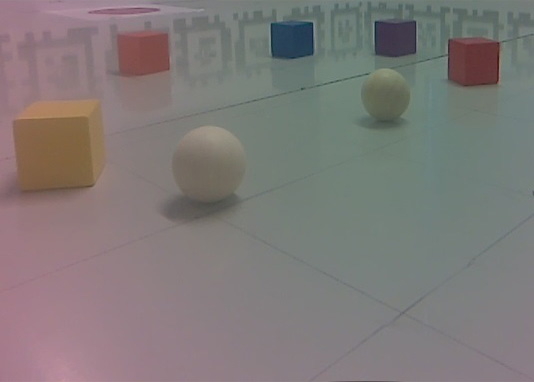
#> input picture scripts/data/detection_real/1_cut.jpg, 534 x 382 px
$ python detector_expand.py
#> lines starting #> are read from the running program, lines starting #| are printed output that depends on the picture; after the words box and inside, x2 and y2 are one past the last pixel; in counts of white or black regions, pixels touching at a corner belong together
import numpy as np
import cv2
import collections
import math


"""
------------- threshold range of colors ----------------
"""
# red1
color_dict = collections.defaultdict(list)
lower_red1 = np.array([0, 43, 46])
upper_red1 = np.array([4, 255, 255])
red1_list = []
red1_list.append(lower_red1)
red1_list.append(upper_red1)
color_dict['red1'] = red1_list
# red2
lower_red2 = np.array([156, 43, 46])
upper_red2 = np.array([180, 255, 255])
red2_list = []
red2_list.append(lower_red2)
red2_list.append(upper_red2)
color_dict['red2'] = red2_list
# green
lower_green = np.array([35, 43, 46])
upper_green = np.array([77, 255, 255])
green_list = []
green_list.append(lower_green)
green_list.append(upper_green)
color_dict['green'] = green_list
# blue
lower_blue = np.array([100, 43, 46])
upper_blue = np.array([124, 255, 255])
blue_list = []
blue_list.append(lower_blue)
blue_list.append(upper_blue)
color_dict['blue'] = blue_list
# yellow
lower_yellow = np.array([26, 43, 46])
upper_yellow = np.array([34, 255, 255])
yellow_list = []
yellow_list.append(lower_yellow)
yellow_list.append(upper_yellow)
color_dict['yellow'] = yellow_list
# purple
lower_purple = np.array([125, 43, 46])
upper_purple = np.array([155, 255, 255])
purple_list = []
purple_list.append(lower_purple)
purple_list.append(upper_purple)
color_dict['purple'] = purple_list
# orange
lower_orange = np.array([11, 43, 46])
upper_orange = np.array([25, 255, 255])
orange_list = []
orange_list.append(lower_orange)
orange_list.append(upper_orange)
color_dict['orange'] = orange_list
# milk white
lower_milk = np.array([30, 10, 30])
upper_milk = np.array([55, 20, 100])
milk_list = []
milk_list.append(lower_milk)
milk_list.append(upper_milk)
color_dict['milk'] = milk_list

"""
--------- definition of class cube and ball --------------
"""
class Cube:
    """
    class of cube

    Attributes:
        contour: (approxmated) contour of the cube in 2D
        mc: mass center of the cube
        color: color of the cube
    """
    def __init__(self, approx, color):
        self.approx = approx
        # self.mc = mc
        self.color = color

class Ball:
    """
    class of ball

    Attributes:
        center: center of the ball in 2D
        radius: radius of the ball in 2D
    """

    def __init__(self, center, radius):
        self.center = center
        self.radius = radius


"""
-------------- necessary functions for the detector ---------------
"""

def cvImshow(window_name, image):
    """
    Easy function to show image

    Args:
        window_name: name of the window
        image: path of the image
    """
    cv2.imshow(window_name, image)
    cv2.waitKey(0)
    cv2.destroyAllWindows()


def getMassCenter(contours):
    """
    Function to get the mass center of contours

    Args:
        contours (list): list of contour

    Returns:
        mc (list): list of mass centers
    """

    # Get the moments
    mu = [None]*len(contours)
    for i in range(len(contours)):
        mu[i] = cv2.moments(contours[i])

    # Get the mass centers
    mc = [None]*len(contours)
    for i in range(len(contours)):
        # add 1e-6 to avoid division by zero
        mc[i] = (mu[i]['m10'] / (mu[i]['m00'] + 1e-6), mu[i]['m01'] / (mu[i]['m00'] + 1e-6)) # type: ignore

    return np.uint16(np.around(mc)) # type: ignore


def filterRepeatedContours(contours, mc):
    """
    Function to remove the repeated contours and its mass center

    Args:
        contours (list): list of contours need to filter
        mc (list): list of mass centers need to filter

    Returns:
        contours (list): list of contours after filtering
        mc (list): list of mass centers after filtering
    """

    # use distance between two mass centers, difference of areas and difference of shape to filter
    is_valid = np.ones(len(contours), dtype=bool)
    area = [cv2.contourArea(cnt) for cnt in contours]
    for i in range(len(contours)):
        if is_valid[i]:
            area_i = area[i]
            for j in range(i + 1, len(contours)):
                vec = mc[i] - mc[j]
                distance = np.linalg.norm(vec)
                area_j = area[j]
                area_diff = math.fabs(area_i-area_j)
                match = cv2.matchShapes(contours[i], contours[j], 1, 0.0)
                if distance < 30 and area_diff < 2400 and match < 0.1: # to adjust
                    is_valid[j] = False
    contours = [contours[i] for i in range(len(contours)) if is_valid[i]]
    mc = [mc[i] for i in range(len(mc)) if is_valid[i]]

    return contours, mc


def cubeDetection(blurred, color_dict):
    """
    Function to detect cube with different color

    Args:
        blurred: the blurred source image
        color_dict: the dictionary of different color

    Return:
        cubes: list of cubes
    """
    cubes = []
    kernel = np.ones((3, 3), np.uint8)
    morph = cv2.morphologyEx(blurred, cv2.MORPH_OPEN, kernel, iterations=2)
    cvImshow("morph", morph)
    hsv = cv2.cvtColor(morph, cv2.COLOR_BGR2HSV)
    cvImshow("hsv", hsv)
    # [8 lines of commented-out code are left out]

    for color in color_dict:
        print(color)
        print(color_dict[color][0])
        print(color_dict[color][1])
        mask = cv2.inRange(hsv, color_dict[color][0], color_dict[color][1])
        # mask = cv2.inRange(hsv, color_dict[color][0], color_dict[color][1])
        # cvImshow(color, mask)
        contours, _ = cv2.findContours(mask, cv2.RETR_EXTERNAL, cv2.CHAIN_APPROX_SIMPLE)
        # contours, _ = cv2.findContours(mask, cv2.RETR_TREE, cv2.CHAIN_APPROX_SIMPLE)
        mc = getMassCenter(contours)
        contours, mc = filterRepeatedContours(contours, mc)

        for i in range(len(contours)):
            area = cv2.contourArea(contours[i])
            if area < 300 or area > 0.6 * blurred.shape[0] * blurred.shape[1]:
                continue
            epsilon = 0.03*cv2.arcLength(contours[i], True)
            approx = cv2.approxPolyDP(contours[i], epsilon,True)
            if cv2.isContourConvex(approx):
                if len(approx) <= 8:
                    # cube = Cube(contours[i], mc[i], color)
                    cube = Cube(approx, color)
                    cubes.append(cube)
                elif len(approx) > 8:
                    cube = Cube(approx, "bigger")
                    cubes.append(cube)

    return cubes

def ellipseDetection(img):
    balls = []
    # convert image to grayscale
    gray = cv2.cvtColor(img, cv2.COLOR_BGR2GRAY)
    cvImshow("ellipse", gray)
    # Detect edges using Canny edge detector
    edges = cv2.Canny(gray, 30, 40, apertureSize=3)
    cvImshow("ellipse", edges)
    # find all contours and draw them
    hsv = cv2.cvtColor(img, cv2.COLOR_BGR2HSV)
    mask = cv2.inRange(hsv, color_dict['milk'][0], color_dict['milk'][1])
    # cvImshow("yellow_rgb", mask)
    contours, _ = cv2.findContours(edges.copy(), cv2.RETR_EXTERNAL,
                                   cv2.CHAIN_APPROX_SIMPLE)
    # cv2.drawContours(img, contours, -1, (0, 255, 0), 2)

    # Fit ellipses to each contour and draw them
    for contour in contours:
        if len(contour) >= 50:
            ellipses = cv2.fitEllipse(contour)
            # print(ellipses[1][0])
            if abs(ellipses[1][0]-ellipses[1][1]) <= 0.1*ellipses[1][0]:  # only consider the ellipse, whose shorter and longer axis are similar
                cv2.ellipse(img, ellipses, (0, 255, 0), 2)
    cvImshow("ellipse", img)

    return balls

# [46 lines left out: function ballDetection, not called in this run]


def drawCubes(src, cubes):
    """
    Function to draw cubes in src

    Args:
        src: the source image
        cubes (list): list of cube
    """
    for cube in cubes:
        cv2.drawContours(src, [cube.approx], -1, (255, 255,0), 3)
        cv2.putText(src, str(cube.color), (cube.approx[0][0][0], cube.approx[0][0][1]), cv2.FONT_HERSHEY_COMPLEX, 0.8, (0, 180, 255), 2)
        # cv2.circle(src, cube.mc, 1, (255, 255, 0), 3) #type: ignore

def drawBalls(src, balls):
    """
    Function to draw balls in src

    Args:
        src: the source image
        balls (list): list of balls
    """
    for ball in balls:
        cv2.circle(src, ball.center, ball.radius, (255, 0, 255), 3)
        cv2.circle(src, ball.center, 1, (255, 0, 255), 3)


"""
------------------- test for detector ----------------------
"""

path = "./data/detection_real/1_cut.jpg"
window_name = "image"

img = cv2.imread(path)
#> img is the input picture: shape (382, 534, 3); mean B, G, R 120.3, 121.6, 126.9
img_blur = cv2.GaussianBlur(img, (5, 5), 0)
# cvImshow(window_name, src)
img_gray = cv2.cvtColor(img, cv2.COLOR_BGR2GRAY)
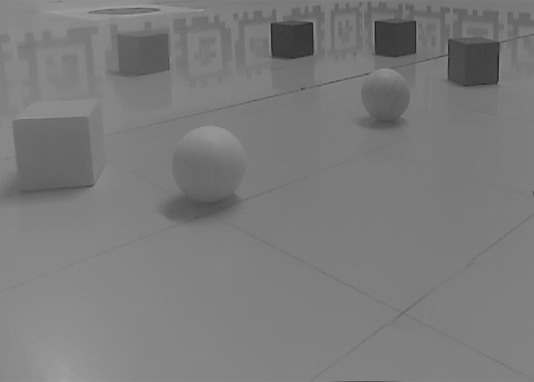
#> img_gray: shape (382, 534); min 31, max 169, mean 123
img_gray_blur = cv2.GaussianBlur(img_gray, (5, 5), 0)

# [13 lines of commented-out code are left out]

cubes = cubeDetection(img_blur, color_dict)
#> in cubeDetection, `hsv = cv2.cvtColor(morph, cv2.COLOR_BGR2HSV)`: hsv: shape (382, 534, 3); mean H, S, V 99.1, 33.9, 132.1
#> the loop in cubeDetection, `for color in color_dict:` made 8 passes
#> area in filterRepeatedContours on passes 1, 2, 7: [0, 1, 883, 0, 0, 0, 1.5, 9, 34.5, 0, 0, 545, 8, 1811.5], [0, 0, 0, 0, 16, 0, 0, 3.5, 1333.5, 442, 27050.5], [0, 17, 0, 22, 0, 294.5, 35, 67.5, 7004, 4, 4, 0, 0]
#> area in filterRepeatedContours on passes 4, 8: [0, 0.5, 0, 5, 0, 26, 132, 1321], [0, 0, 0, 4, 0.5, 0, 6, 129, 0.5]
#> pass 1, in cubeDetection, `mask = cv2.inRange(hsv, color_dict[color][0], color_dict[color][1])`:
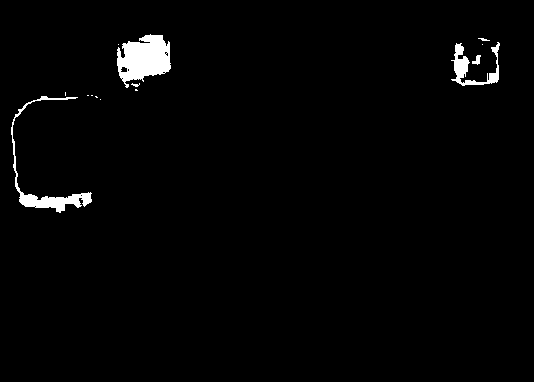
#> mask: shape (382, 534); 1.9% white; 14 white regions (9 under 20 px), largest, box (x1, y1, x2, y2) and area: (117, 34, 171, 88) 1894, (11, 96, 92, 213) 1122, (451, 42, 500, 86) 693, (472, 55, 481, 65) 50, (478, 38, 490, 41) 20
#> pass 3, in cubeDetection, `mask = cv2.inRange(hsv, color_dict[color][0], color_dict[color][1])`:
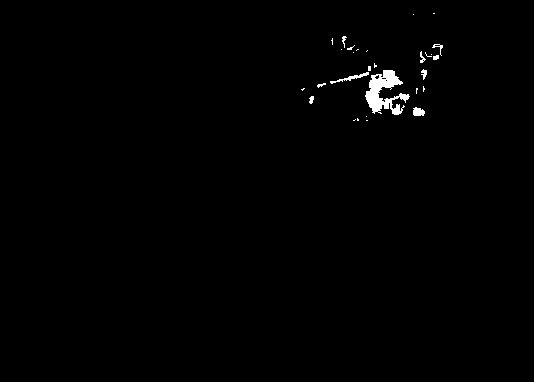
#> mask: shape (382, 534); 0.72% white; 29 white regions (19 under 20 px), largest, box (x1, y1, x2, y2) and area: (365, 70, 410, 115) 964, (330, 72, 369, 84) 110, (413, 107, 425, 116) 85
#> after the loop in cubeDetection, `for color in color_dict:`:
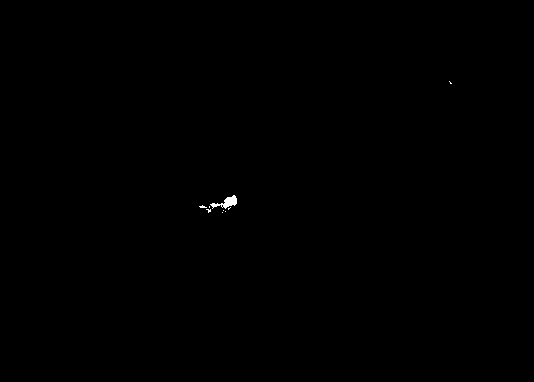
#> mask: shape (382, 534); 0.1% white; 9 white regions (8 under 20 px), largest, box (x1, y1, x2, y2) and area: (210, 195, 237, 209) 160
#> after the loop in cubeDetection, `for color in color_dict:`: cubes = 3 items
#> cubes = 3 items
# balls = ballDetection(img_blur)
balls = ellipseDetection(img_blur)
#> in ellipseDetection, `edges = cv2.Canny(gray, 30, 40, apertureSize=3)`:
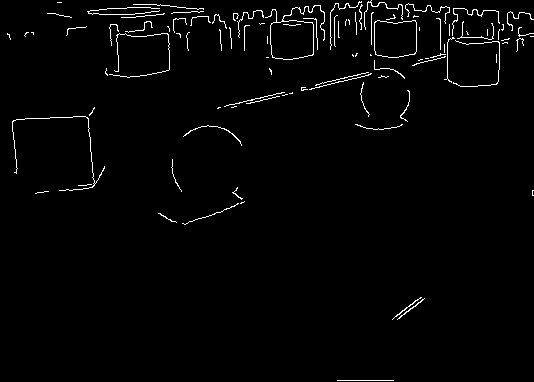
#> edges: shape (382, 534); 1.9% white in thin lines or dots
#> in ellipseDetection, `hsv = cv2.cvtColor(img, cv2.COLOR_BGR2HSV)`: hsv: shape (382, 534, 3); mean H, S, V 99.1, 33.9, 132.4
#> in ellipseDetection, `mask = cv2.inRange(hsv, color_dict['milk'][0], color_dict['milk'][1])`: mask: shape (382, 534); 0.09% white; 11 white regions (10 under 20 px)
#> in ellipseDetection, `contours, _ = cv2.findContours(edges.copy(), cv2.RETR_EXTERNAL, cv2.CH..`: contours = 98 contours, 96 with area under 20; largest, box (x1, y1, x2, y2) and area: (265, 5, 325, 60) 1560, (374, 20, 417, 58) 1429
#> the loop in ellipseDetection, `for contour in contours:` made 98 passes
#> ellipses on passes 5, 12, 14, 21, 26, 27, 42, 49, 89, 90, 91, 92: ((210.6, 213.5), (3.07, 54.08), 69.88), ((208.8, 161.5), (71.88, 73.18), 71.85), ((55.74, 151.4), (79.3, 96.27), 119.1), ((252.9, 99.03), (1.2, 64.49), 76.78), ((342.1, 80.75), (1.4, 63.96), 76.07), ((339.5, 78.6), (1.31, 55.43), 76.54), ((474.1, 63.32), (47.08, 71.76), 86.16), ((139.2, 54.41), (46.86, 67.94), 84.96), ((250.7, 24.98), (24.41, 31.49), 39.39), ((475.5, 23.17), (28.85, 52.59), 91.12), ((123.5, 10.71), (6.92, 70.88), 87.86), ((294.3, 32.37), (50.82, 64.63), 72.41)
#> contour on passes 1, 20, 32, 33, 35, 36: [[337, 380], [393, 380]], [[292, 92], [291, 93], [289, 93], [292, 93]], [[425, 58], [428, 58]], [[266, 57], [268, 57]], [[496, 54], [496, 62]], [[370, 54], [370, 55], [371, 55]]
#> after the loop in ellipseDetection, `for contour in contours:`:
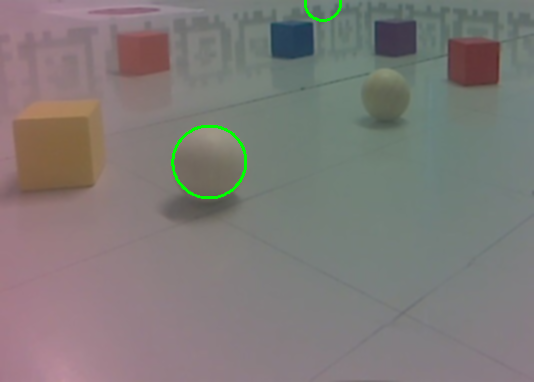
#> img: shape (382, 534, 3); mean B, G, R 119.8, 122.2, 126.4
#> balls = []
# img_gray_blur = histogram(img_gray_blur)
# cubes = cubeDetection_gray(img_gray_blur, color_dict)


print("number of cubes: ", len(cubes))
#| number of cubes:  3
for cube in cubes:
    print("approx: \n", cube.approx)
    print("color: ", cube.color, '\n')
#> this loop made 3 passes
#> (printed output is left out)
print("number of balls: ", len(balls))
#| number of balls:  0
for ball in balls:
    print("center: ", ball.center)
    print("radius: ", ball.radius, '\n')
#> this loop made 0 passes

drawCubes(img, cubes)
#> the loop in drawCubes, `for cube in cubes:` made 3 passes
#> after the loop in drawCubes, `for cube in cubes:`:
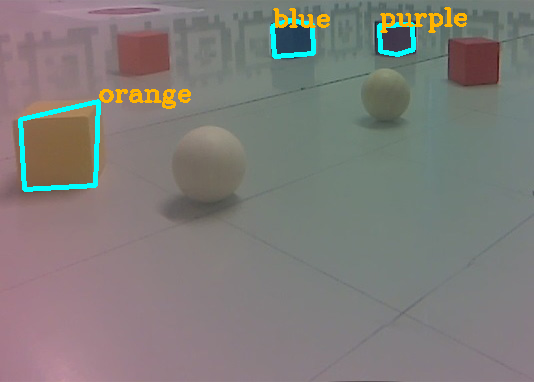
#> src: shape (382, 534, 3); mean B, G, R 121.3, 124.3, 127.1
drawBalls(img, balls)

cvImshow(window_name, img)
# cvImshow(window_name, img_blur)
# cvImshow(window_name, img_gray_blur)

$ run again, with scripts/data/detection_real/2.jpg copied over scripts/data/detection_real/1_cut.jpg
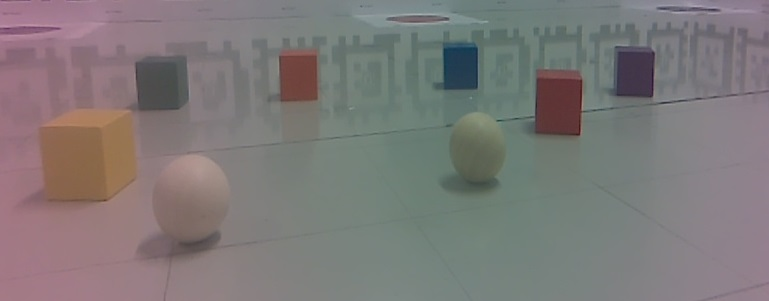
#> input picture scripts/data/detection_real/2.jpg, 769 x 301 px
#> img is the input picture: shape (301, 769, 3); mean B, G, R 120.4, 120.9, 125.3
#> the loop in cubeDetection, `for color in color_dict:` made 8 passes
#> (mc, area in filterRepeatedContours) on passes 4, 6: ([[616, 81], [619, 53], [461, 67]], [96.5, 5, 1271]), ([[636, 72], [714, 9]], [1483, 1])
#> pass 1, in cubeDetection, `mask = cv2.inRange(hsv, color_dict[color][0], color_dict[color][1])`:
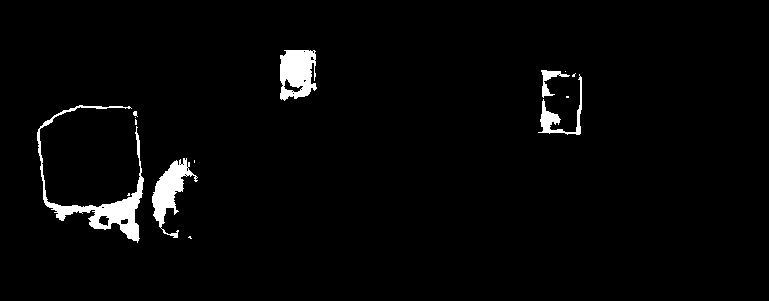
#> mask: shape (301, 769); 2.6% white; 14 white regions (9 under 20 px), largest, box (x1, y1, x2, y2) and area: (37, 105, 144, 243) 2302, (280, 50, 317, 101) 1438, (152, 158, 198, 238) 1349, (538, 74, 582, 135) 573, (541, 70, 570, 98) 254
#> after the loop in cubeDetection, `for color in color_dict:`: cubes = 4 items
#> edges: shape (301, 769); 2.4% white in thin lines or dots
#> in ellipseDetection, `contours, _ = cv2.findContours(edges.copy(), cv2.RETR_EXTERNAL, cv2.CH..`: contours = 137 contours, 132 with area under 20; largest, box (x1, y1, x2, y2) and area: (134, 55, 189, 112) 2710, (432, 28, 520, 90) 1680, (457, 42, 619, 137) 426, (656, 6, 722, 12) 234, (603, 21, 689, 98) 28
#> the loop in ellipseDetection, `for contour in contours:` made 137 passes
#> ellipses on passes 7, 9, 11, 15, 18, 39, 49, 56: ((160.1, 252.1), (28.31, 30.96), 42.15), ((205.2, 239.5), (12.61, 49.77), 76.81), ((124.6, 177.4), (30.98, 132.8), 153.5), ((107.1, 203.4), (12.74, 36.6), 71.6), ((498.4, 174.5), (7.73, 42.09), 29.31), ((103.2, 131.6), (14.62, 43.74), 74.71), ((692.8, 99.28), (4.38, 135.1), 84.11), ((295, 78.5), (49.05, 63.25), 10.07)
#> balls = []
#| number of cubes:  4
#> the loop `for cube in cubes:` made 4 passes
#> (printed output is left out)
#| number of balls:  0
#> the loop in drawCubes, `for cube in cubes:` made 4 passes
#> after the loop in drawCubes, `for cube in cubes:`:
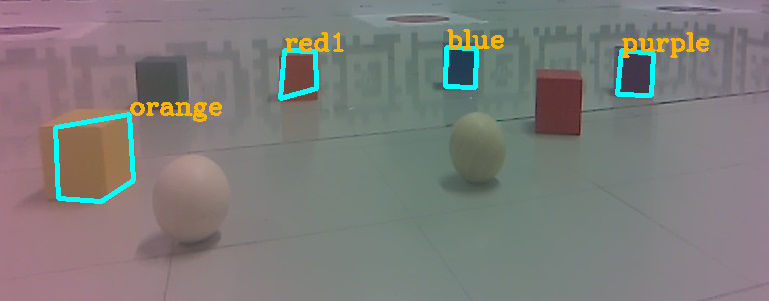
#> src: shape (301, 769, 3); mean B, G, R 121.7, 124.2, 125.4

$ run again, with scripts/data/detection_real/3.jpg copied over scripts/data/detection_real/1_cut.jpg
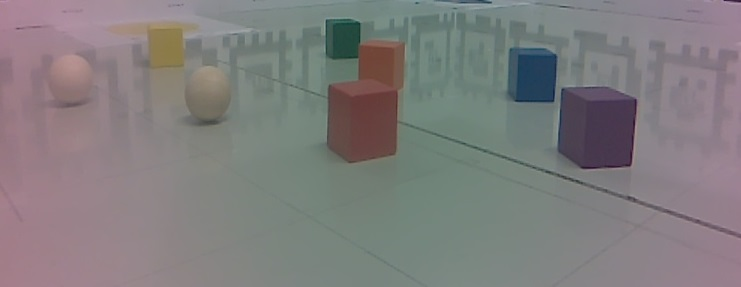
#> input picture scripts/data/detection_real/3.jpg, 741 x 287 px
#> img is the input picture: shape (287, 741, 3); mean B, G, R 125.6, 125.2, 127.8
#> the loop in cubeDetection, `for color in color_dict:` made 8 passes
#> (mc, area in filterRepeatedContours) on passes 4, 6: ([[537, 80], [469, 1], [0, 0]], [2522.5, 71, 0]), ([[598, 127], [733, 1]], [5092.5, 30.5])
#> pass 1, in cubeDetection, `mask = cv2.inRange(hsv, color_dict[color][0], color_dict[color][1])`:
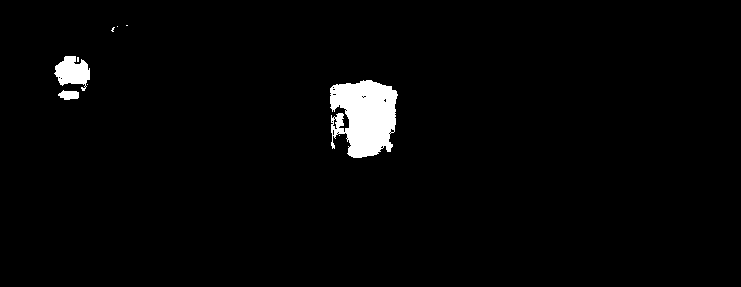
#> mask: shape (287, 741); 2.3% white; 9 white regions (6 under 20 px), largest, box (x1, y1, x2, y2) and area: (330, 80, 398, 158) 3966, (54, 56, 90, 91) 787, (58, 90, 79, 100) 154
#> after the loop in cubeDetection, `for color in color_dict:`: cubes = 1 item
#> edges: shape (287, 741); 2.4% white in thin lines or dots, all inside (x1, y1, x2, y2) = (15, 0, 741, 239)
#> in ellipseDetection, `contours, _ = cv2.findContours(edges.copy(), cv2.RETR_EXTERNAL, cv2.CH..`: contours = 117 contours, 112 with area under 20; largest, box (x1, y1, x2, y2) and area: (557, 86, 638, 170) 5793, (506, 46, 558, 103) 2538, (325, 16, 409, 164) 40, (400, 120, 741, 234) 28, (399, 123, 741, 239) 22
#> the loop in ellipseDetection, `for contour in contours:` made 117 passes
#> ellipses on passes 3, 5, 6, 16, 18, 78, 86, 90: ((571.3, 181.1), (1.14, 349.7), 108.5), ((569.6, 176.7), (1.7, 308), 108.4), ((204.6, 120.3), (10.15, 45.41), 84.82), ((596.6, 126.3), (87.21, 94.29), 140.7), ((304.2, 91.34), (2.46, 34.26), 108.7), ((597.8, 42.59), (27.05, 60.07), 94.15), ((536.7, 36.72), (23.41, 69.93), 107.3), ((345.3, 39.07), (38.58, 97.44), 87.77)
#> after the loop in ellipseDetection, `for contour in contours:`:
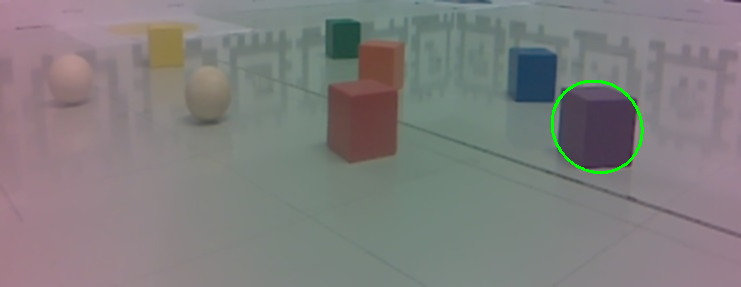
#> img: shape (287, 741, 3); mean B, G, R 125.1, 125.7, 127.3
#> balls = []
#| number of cubes:  1
#> the loop `for cube in cubes:` made 1 pass
#| approx:
#|  [[[568  90]]
#|  [[562 152]]
#|  [[585 168]]
#|  [[628 164]]
#|  [[636  99]]]
#> (further printed lines are left out)
#| number of balls:  0
#> the loop in drawCubes, `for cube in cubes:` made 1 pass
